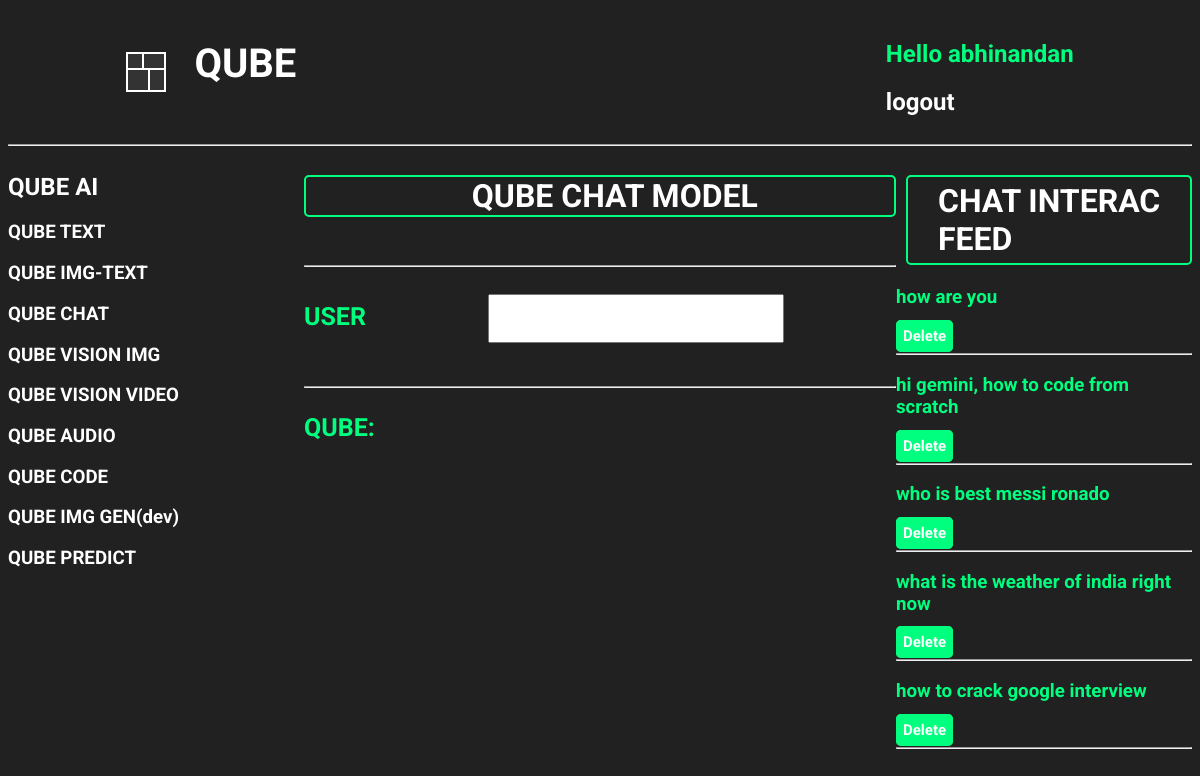
Page /intactChat/ (signed in) on the earlier database version.
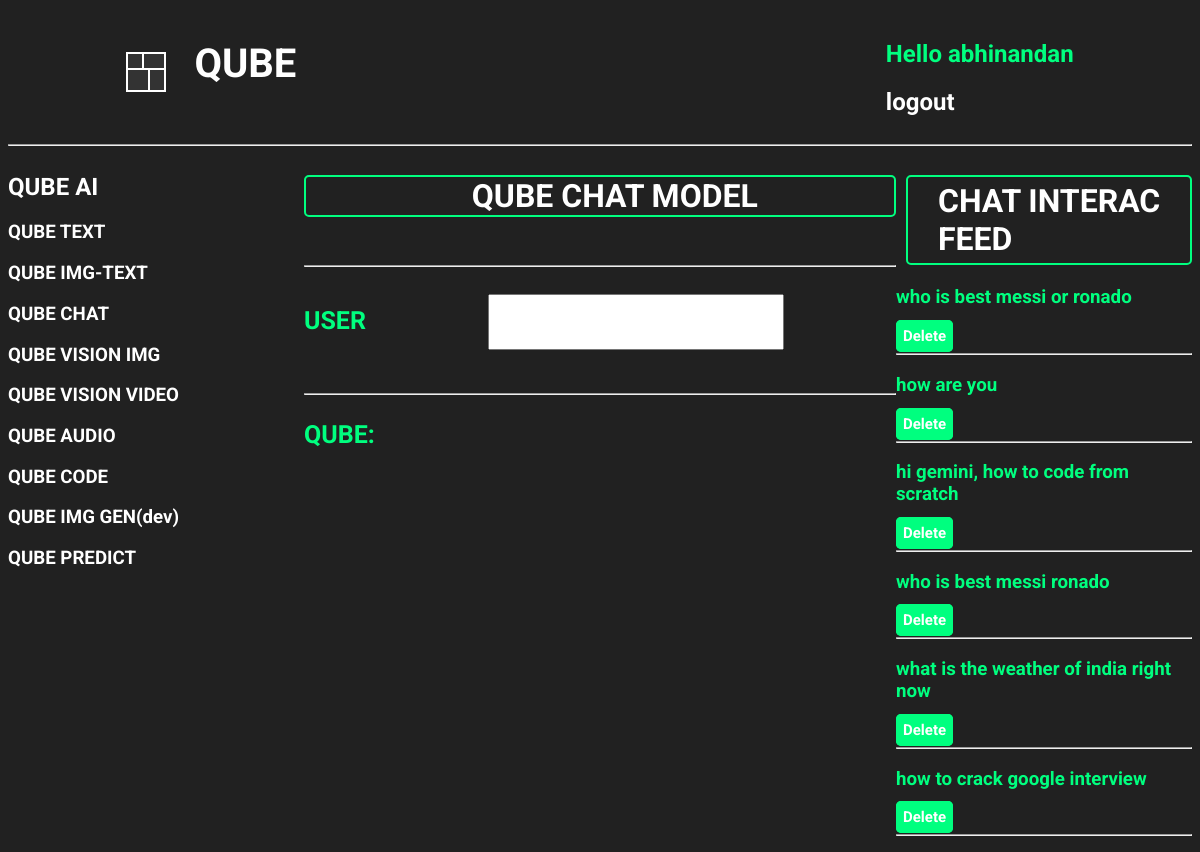
Same page on the later database version.
### base/models.py (models this page shows, shortened)
class interactiveChatHistory(models.Model):
    user = models.ForeignKey(
        User, on_delete=models.CASCADE, related_name='interactive_chat_histories')
    user_chat_prompt = models.TextField()
    model_response = models.TextField()
    created = models.DateField(auto_now_add=True)

### base/views.py (the view, shortened to what this page needs)
# urls.py: path('intactChat/', views.interactiveChat, name='intactChat'),
@login_required(login_url='loginUser')
def interactiveChat(request):
    formatted_lines = []
    user_chat_prompt = request.GET.get('user_chat_prompt', '')
    user_interac_chat = interactiveChatHistory.objects.filter(
        user=request.user).order_by('-created')
    context = {'chat_results': formatted_lines,
               'user_interac_chat': user_interac_chat}
    return render(request, 'base/TextChat_component.html', context)

### base/templates/base/TextChat_component.html (shortened to what this page needs)
{% extends 'main.html' %}
{% block content %}
<div class="interactive-chat-model">
    <div>
        {% include 'base/Models_component_ai.html' %}
    </div>
    <div>
        <div>
            <h1 style="color: white; border: 2px solid springgreen; padding-left: 28%; border-radius: 5px;">QUBE CHAT
                MODEL</h1>
        </div>
        <br>
        <hr>
        <br>
        <form action="{% url 'intactChat' %}" method="GET">
            <label style="color:springgreen; font-size: 25px; font-weight: 700;" for="">USER</label>
            <input type="text" name="user_chat_prompt" value="{{ user_chat_prompt}}" id="user_chat_prompt_input">
        </form>
        <br>
        <hr>
        <div>
            <div class="formatted_content">
                <p style="color:springgreen; font-size: 25px; font-weight: 700;">QUBE:</p>
            </div>
        </div>
    </div>
    <div>
        <h1
            style="color: white; border: 2px solid springgreen; padding: 5px; margin-left: 10px;padding-left: 30px; border-radius: 5px;">
            CHAT INTERAC FEED</h1>
        {% for chat in user_interac_chat %}
        <div>
            <h3><a href="{% url 'chatFullResponseView' chat.id %}" id="user_chat_prompt_text_chat">
                    {{ chat.user_chat_prompt }}</a>
            </h3>
            <a href="{% url 'deleteChat' chat.id %}" id="text_chat_delete_btn">Delete</a>
            <hr>
        </div>
        {% endfor %}
    </div>
</div>
{% endblock %}

Differences in the rows shown:
added interactiveChatHistory: user_chat_prompt "who is best messi or ronado"
